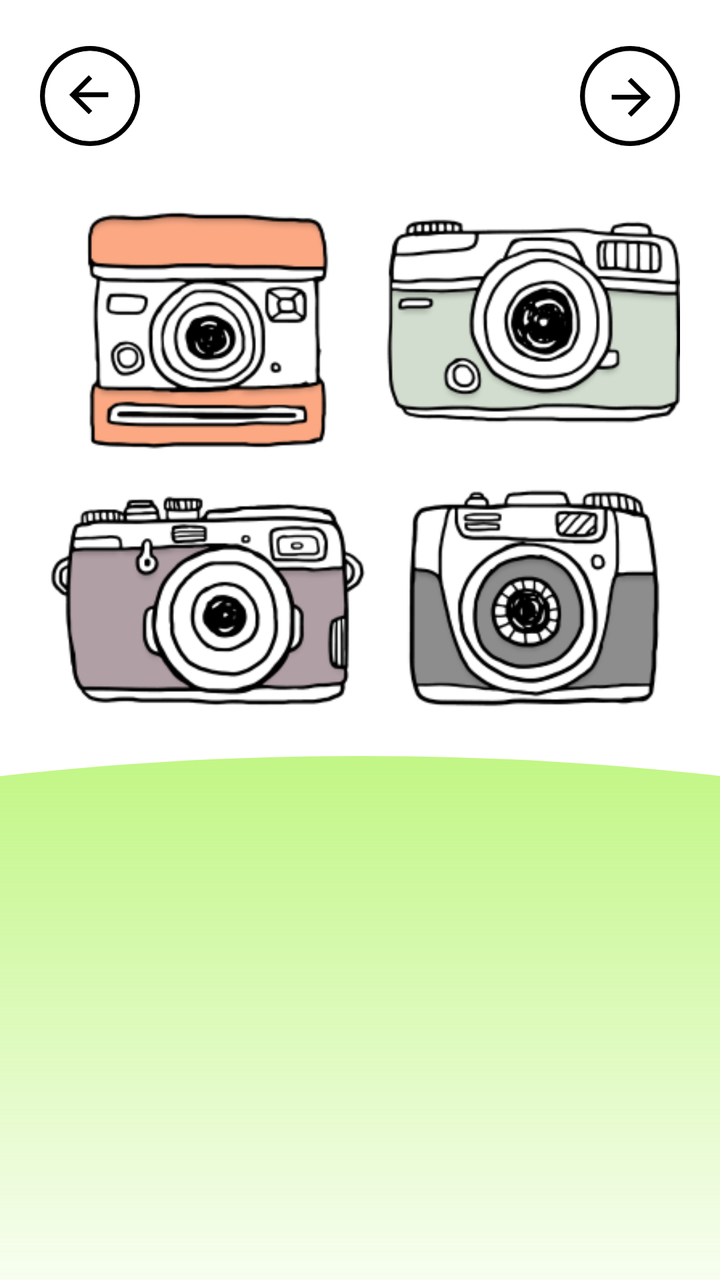
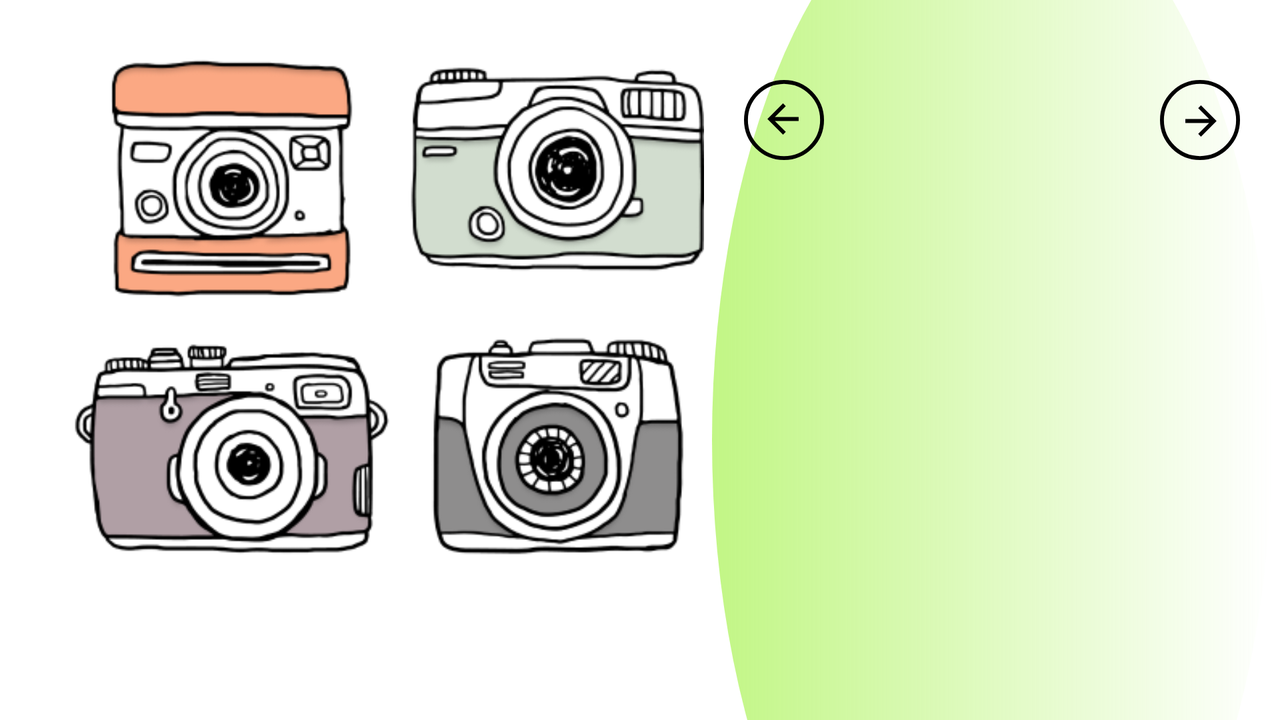

Compare how this app lays out the same screen by default and in its alternative resource folder. The renders come first, then the two layout files and the values they reference.
<!-- AndroidManifest.xml: activity theme Theme.Onboarding -->
<!-- res/layout/activity_onboarding.xml -->
<?xml version="1.0" encoding="utf-8"?>
<androidx.constraintlayout.widget.ConstraintLayout xmlns:android="http://schemas.android.com/apk/res/android"
    xmlns:app="http://schemas.android.com/apk/res-auto"
    xmlns:tools="http://schemas.android.com/tools"
    android:layout_width="match_parent"
    android:layout_height="match_parent"
    tools:context=".onboarding.OnboardingActivity">


    <ImageView
        android:id="@+id/imageCameras"
        android:layout_width="0dp"
        android:layout_height="0dp"
        android:layout_marginHorizontal="20dp"
        android:src="@drawable/cameras_transparent"
        app:layout_constraintBottom_toBottomOf="parent"
        app:layout_constraintDimensionRatio="1:1"
        app:layout_constraintEnd_toEndOf="parent"
        app:layout_constraintStart_toStartOf="parent"
        app:layout_constraintTop_toTopOf="parent"
        app:layout_constraintVertical_bias="0.3" />

    <ImageView
        android:id="@+id/arrow_right"
        android:layout_width="50dp"
        android:layout_height="50dp"
        android:layout_margin="20dp"
        android:src="@drawable/arrow_right"
        app:layout_constraintBottom_toTopOf="@id/imageCameras"
        app:layout_constraintDimensionRatio="1:1"
        app:layout_constraintEnd_toEndOf="parent"
        app:layout_constraintTop_toTopOf="parent" />

    <ImageView
        android:id="@+id/arrow_left"
        android:layout_width="50dp"
        android:layout_height="50dp"
        android:layout_margin="20dp"
        android:rotation="180"
        android:src="@drawable/arrow_right"
        app:layout_constraintBottom_toTopOf="@id/imageCameras"
        app:layout_constraintDimensionRatio="1:1"
        app:layout_constraintStart_toStartOf="parent"
        app:layout_constraintTop_toTopOf="parent" />


    <ImageView
        android:layout_width="500dp"
        android:layout_height="300dp"
        android:scaleX="2"
        android:src="@drawable/onboarding_background_element"
        app:layout_constraintBottom_toBottomOf="parent"
        app:layout_constraintEnd_toEndOf="parent"
        app:layout_constraintStart_toStartOf="parent"
        app:layout_constraintTop_toBottomOf="@id/imageCameras" />

    <androidx.viewpager2.widget.ViewPager2
        android:id="@+id/onboardingViewPager"
        android:layout_width="0dp"
        android:layout_height="0dp"
        app:layout_constraintTop_toBottomOf="@id/imageCameras"
        app:layout_constraintStart_toStartOf="parent"
        app:layout_constraintEnd_toEndOf="parent"
        app:layout_constraintBottom_toBottomOf="parent"/>



</androidx.constraintlayout.widget.ConstraintLayout>
<!-- resources referenced by this layout -->
<resources>
  <!-- drawable arrow_right (drawable) -->
  <vector xmlns:android="http://schemas.android.com/apk/res/android"
      android:width="41dp"
      android:height="41dp"
      android:viewportWidth="41"
      android:viewportHeight="41">
    <group>
      <clip-path
          android:pathData="M5,5h31v31h-31z"/>
      <group>
        <clip-path
            android:pathData="M13,20H25.17L19.58,14.41L21,13L29,21L21,29L19.59,27.59L25.17,22H13V20Z"/>
        <path
            android:pathData="M1,1h40v40h-40z"
            android:fillColor="#000000"/>
      </group>
    </group>
    <path
        android:pathData="M20.5,20.5m-19.5,0a19.5,19.5 0,1 1,39 0a19.5,19.5 0,1 1,-39 0"
        android:strokeWidth="2"
        android:fillColor="#00000000"
        android:strokeColor="#000000"/>
  </vector>
  <!-- drawable cameras_transparent: png bitmap (drawable-xhdpi, 65550 bytes) -->
  <!-- drawable onboarding_background_element (drawable) -->
  <?xml version="1.0" encoding="utf-8"?>
  <shape xmlns:android="http://schemas.android.com/apk/res/android"
      android:shape="oval">
      <gradient
          android:angle="270"
          android:endColor="@color/white"
          android:startColor="@color/green_transparent" />
  
  </shape>
  <style name="Theme.Onboarding" parent="Theme.MaterialComponents.DayNight.NoActionBar">
          
          <item name="colorPrimary">@color/green_primary</item>
          <item name="colorPrimaryVariant">@color/green_primary_dark</item>
          <item name="colorOnPrimary">@color/white</item>
          
          <item name="colorSecondary">@color/teal_200</item>
          <item name="colorSecondaryVariant">@color/teal_700</item>
          <item name="colorOnSecondary">@color/black</item>
          
          <item name="android:statusBarColor">?attr/colorPrimaryVariant</item>
          
      </style>
  <color name="white">#FFFFFFFF</color>
  <color name="green_transparent">#8085ED0C</color>
  <color name="green_primary">#84ED0A</color>
  <color name="green_primary_dark">#4bba00</color>
  <color name="teal_200">#FF03DAC5</color>
  <color name="teal_700">#FF018786</color>
  <color name="black">#FF000000</color>
</resources>
<!-- res/layout-land/activity_onboarding.xml (the repository's variant of the layout above) -->
<!-- drawn on the phone turned sideways -->
<?xml version="1.0" encoding="utf-8"?>
<androidx.constraintlayout.widget.ConstraintLayout xmlns:android="http://schemas.android.com/apk/res/android"
    xmlns:app="http://schemas.android.com/apk/res-auto"
    xmlns:tools="http://schemas.android.com/tools"
    android:layout_width="match_parent"
    android:layout_height="match_parent"
    tools:context=".onboarding.OnboardingActivity">


    <ImageView
        android:id="@+id/imageCameras"
        android:layout_width="0dp"
        android:layout_height="0dp"
        android:layout_marginVertical="20dp"
        android:src="@drawable/cameras_transparent"
        app:layout_constraintBottom_toBottomOf="parent"
        app:layout_constraintDimensionRatio="1:1"
        app:layout_constraintEnd_toEndOf="parent"
        app:layout_constraintStart_toStartOf="parent"
        app:layout_constraintTop_toTopOf="parent"
        app:layout_constraintHorizontal_bias="0.1" />




    <ImageView
        android:layout_width="0dp"
        android:layout_height="0dp"
        android:scaleX="2"
        android:rotation="270"
        android:src="@drawable/onboarding_background_element"
        app:layout_constraintBottom_toBottomOf="parent"
        app:layout_constraintEnd_toEndOf="parent"
        app:layout_constraintStart_toEndOf="@id/imageCameras"
        app:layout_constraintTop_toBottomOf="@id/arrow_left" />

    <ImageView
        android:id="@+id/arrow_right"
        android:layout_width="40dp"
        android:layout_height="40dp"
        android:layout_margin="20dp"
        android:src="@drawable/arrow_right"
        app:layout_constraintTop_toTopOf="@id/imageCameras"
        app:layout_constraintDimensionRatio="1:1"
        app:layout_constraintEnd_toEndOf="parent"
        />

    <ImageView
        android:id="@+id/arrow_left"
        android:layout_width="40dp"
        android:layout_height="40dp"
        android:layout_margin="20dp"
        android:rotation="180"
        android:src="@drawable/arrow_right"
        app:layout_constraintTop_toTopOf="@id/imageCameras"
        app:layout_constraintDimensionRatio="1:1"
        app:layout_constraintStart_toEndOf="@id/imageCameras"
        />

    <androidx.viewpager2.widget.ViewPager2
        android:id="@+id/onboardingViewPager"
        android:layout_width="0dp"
        android:layout_height="0dp"
        app:layout_constraintTop_toBottomOf="@id/arrow_left"
        app:layout_constraintStart_toEndOf="@id/arrow_left"
        app:layout_constraintEnd_toStartOf="@id/arrow_right"
        app:layout_constraintBottom_toBottomOf="@id/imageCameras"/>



</androidx.constraintlayout.widget.ConstraintLayout>
